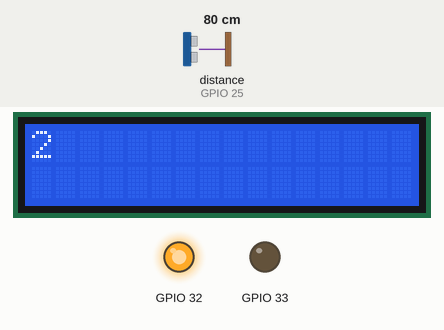
Simulated run of this sketch. Board: ESP32. On the bench: 16×2 character LCD, output pins drawn as LEDs (lit = HIGH). Wiring (inferred from the names in the program): ultrasonic range finder: trigger GPIO 26; echo GPIO 25. The test bench sets the inputs (shaded band); at power-on: distance to the obstacle (sensor on GPIO 25) 80 cm. The echo pulse lasts 58.3 µs per cm; pins used as bus, display or sensor lines are not drawn; what the sketch prints to the serial monitor is not drawn.

Above: at 1.2 s.
1.3 s: distance to the obstacle (sensor on GPIO 25) set to 35 cm
At 3.3 s:
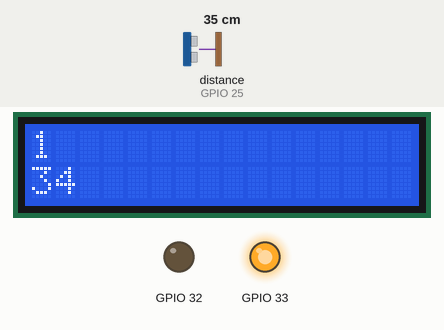
4.5 s: distance to the obstacle (sensor on GPIO 25) set to 60 cm
At 5.8 s:
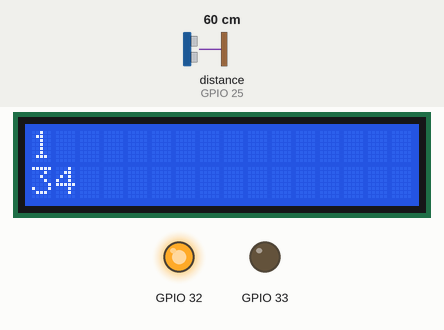
8.5 s: distance to the obstacle (sensor on GPIO 25) set to 2 cm
At 10.8 s:
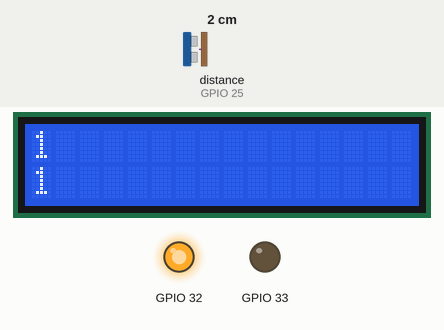
Timing chart, 0 to 12.3 s (numbered marks = the images above; inputs shaded):
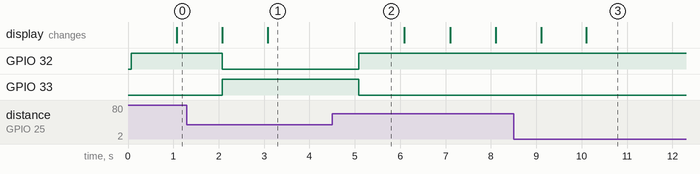

The sketch:

Ultrasonic_sensor_Time.ino
```cpp
// (licence header left out)
#include <LiquidCrystal.h>


const int trigPin = 26;
const int echoPin = 25;
const int rs = 5, en = 18, d4 = 19, d5 = 21, d6 = 22, d7 = 23;
LiquidCrystal lcd(rs, en, d4, d5, d6, d7);

//define sound speed in cm/uS
#define SOUND_SPEED 0.034
#define CM_TO_INCH 0.393701

long duration;
int distanceCm;
int distanceInch;
int T=1;
void setup() {
  lcd.begin(16,2);
  Serial.begin(115200); // Starts the serial communication
  pinMode(trigPin, OUTPUT); // Sets the trigPin as an Output
  pinMode(echoPin, INPUT);
  pinMode(36,INPUT);
  pinMode(32,OUTPUT);
  pinMode(33,OUTPUT);
  // Sets the echoPin as an Input
}

void loop() {

  // Clears the trigPin
  digitalWrite(trigPin, LOW);
  delayMicroseconds(2);
  // Sets the trigPin on HIGH state for 10 micro seconds
  digitalWrite(trigPin, HIGH);
  delayMicroseconds(10);
  digitalWrite(trigPin, LOW);

  // Reads the echoPin, returns the sound wave travel time in microseconds
  duration = pulseIn(echoPin, HIGH);

  // Calculate the distance
  distanceCm = duration * SOUND_SPEED/2;

  // Convert to inches
  distanceInch = distanceCm * CM_TO_INCH;

  // Prints the distance in the Serial Monitor
  Serial.print("Distance (cm): ");
  Serial.println(distanceCm);
  Serial.print("Distance (inch): ");
  Serial.println(distanceInch);
  lcd.setCursor(0,0);
  lcd.print(T);
  lcd.print(" ");
  lcd.setCursor(0,1);
  if(T<=10 && distanceCm >50){
    digitalWrite(32,HIGH);
    digitalWrite(33,LOW);
    T++;
  }
  else if(T>10 && T<21 && distanceCm >50){
    digitalWrite(33,HIGH);
    digitalWrite(32,LOW);
    T++;
  }
  else if(distanceCm<50){
    lcd.print(distanceCm);
    lcd.print(" ");
    if(distanceCm< 30){
      digitalWrite(32, HIGH);
      digitalWrite(33,LOW);

      T=1;
    }
    else{
      digitalWrite(33,HIGH);
      digitalWrite(32, LOW);

      T=1;
    }
  }
  else{
    digitalWrite(32,LOW);
    digitalWrite(33,LOW);
    T=1;
  }
  delay(1000);
}
```

Measured:
- after the input at 1.3 s, GPIO 32: HIGH → LOW after 0.78 s; GPIO 33: LOW → HIGH after 0.78 s
- after the input at 4.5 s, GPIO 32: LOW → HIGH after 0.59 s; GPIO 33: HIGH → LOW after 0.59 s
- after the input at 8.5 s, GPIO 32: stays HIGH (without the input it goes to LOW after 6.6 s); GPIO 33: stays LOW (without the input it goes to HIGH after 6.6 s)
